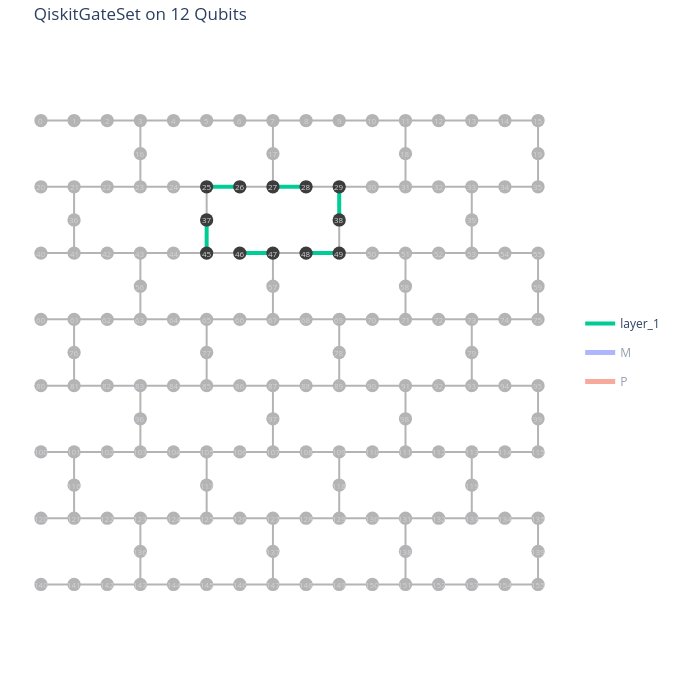

The notebook cell this image was saved under:
### Markdown cell above
## 1. Build a gate set with a single layer on a ring of qubits

![image.png](attachment:image.png)

### Code cell
from qiskit_noise_learning.gate_sets import QiskitGateSet

qubit_subset = [*range(25, 30), *range(37, 39), *range(45, 50)]
gate_set = QiskitGateSet(backend.num_qubits, target=backend.target, qubit_subset=qubit_subset)

layer_1_pairs = [(25, 26), (27, 28), (29, 38), (37, 45), (46, 47), (48, 49)]

with gate_set.build_new_gate("layer_1") as builder:
    for pair in layer_1_pairs:
        builder.circuit.cz(*pair)

gate_set.draw()
